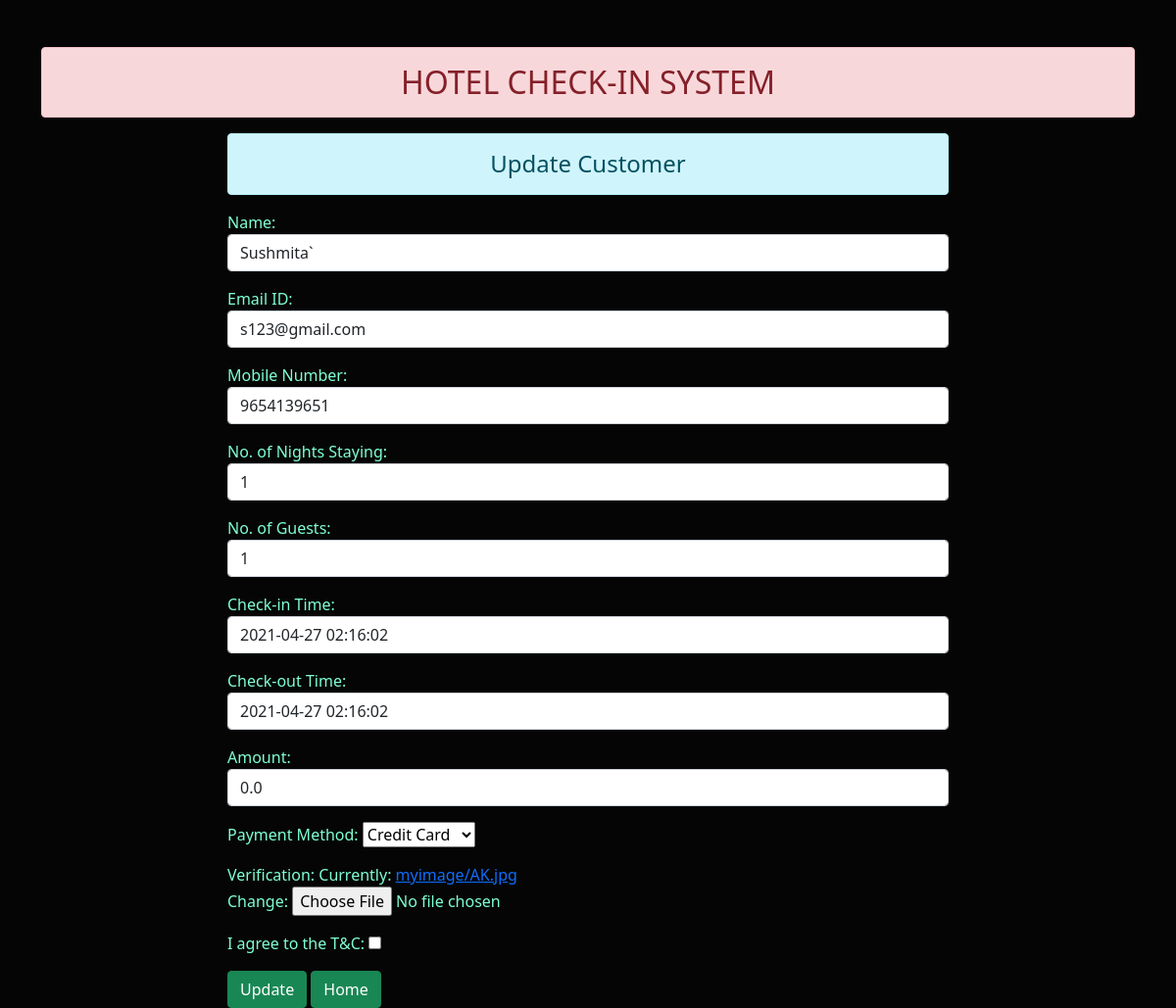
The page /51/ on the database its author committed.
### enroll/models.py (models this page shows)
class User(models.Model):
    name = models.CharField(max_length=100)
    email = models.EmailField(max_length=100)
    mobileno = models.CharField(max_length=10)
    nightstay = models.IntegerField()
    guests = models.IntegerField()
    intime = models.DateTimeField(default=datetime.now())
    outtime = models.DateTimeField(default=datetime.now())
    amount = models.FloatField(default=0.0)
    PAYMENT_OPTIONS= [
        ('--Select--', '--Select--'),
        ('Cash', 'Cash'),
        ('Cheque', 'Cheque'),
        ('Debit Card', 'Debit Card'),
        ('Credit Card', 'Credit Card'),
        ('PhonePay', 'PhonePay'),
        ('Net Banking', 'Net Banking'),
        ('UPI ID', 'UPI ID'),
        ('Paytm', 'Paytm'),
        ]
    paymethod = models.CharField(max_length=100, choices=PAYMENT_OPTIONS, default="--Select--", )
    photo = models.ImageField(upload_to="myimage/", default="myimage/AK.jpg")
    agree = models.BooleanField("I agree to the T&C", default=False, blank=False)

### enroll/views.py (the view)
# urls.py: path('<int:id>/', views.update_record, name="update_records"),
def update_record(request, id):
    if request.method == 'POST':
        fr = User.objects.get(pk=id)
        fm = CustomerRegistration(request.POST, instance=fr)
        if fm.is_valid():
            fm.save()
    else:
        fr = User.objects.get(pk=id)
        fm = CustomerRegistration(instance=fr)
    return render(request, 'enroll/update_customer.html', {'form':fm})

### enroll/forms.py
class CustomerRegistration(forms.ModelForm):
    class Meta:
        model = User
        fields = ['name', 'email', 'mobileno', 'nightstay', 'guests', 'intime', 'outtime', 'amount', 'paymethod', 'photo', 'agree']
        widgets = {
            'name': forms.TextInput(attrs={'class':'form-control'}),
            'email': forms.EmailInput(attrs={'class':'form-control'}),
            'mobileno': forms.TextInput(attrs={'class':'form-control'}),
            'nightstay': forms.NumberInput(attrs={'class':'form-control'}),
            'guests': forms.NumberInput(attrs={'class':'form-control'}),
            'intime': forms.DateTimeInput(attrs={'class':'form-control'}),
            'outtime': forms.DateTimeInput(attrs={'class':'form-control'}),
            'amount': forms.TextInput(attrs={'class':'form-control'}),
        }
        labels = {'name':'Name', 'email':'Email ID', 'mobileno':'Mobile Number', 'nightstay':'No. of Nights Staying', 'guests':'No. of Guests', 'intime':'Check-in Time','outtime':'Check-out Time', 'amount':'Amount', 'paymethod':'Payment Method', 'photo':'Verification'}

### enroll/templates/enroll/update_customer.html (shortened to what this page needs)
{% extends 'enroll/base.html' %}
{% block content %}
<div class="row" style="color:aquamarine">
    <div class="col-sm-2"></div>
    <div class="col-sm-8">
        <h4 class="alert alert-info text-center">Update Customer {{id}}</h4>
        <form action="" method="POST">
            {{form.as_p}}
            <input type="submit" value="Update" class="btn btn-success">
            <a href="{% url 'create_and_show' %}" class="btn btn-success">Home</a>
        </form>
    </div>
</div>
{% endblock content %}

### rows shown on the page
User: name "Sushmita`", email "s123@gmail.com", mobileno "9654139651", nightstay "1", guests "1", intime "2021-04-27 02:16:02", outtime "2021-04-27 02:16:02", amount "0.0", paymethod "Credit Card"
